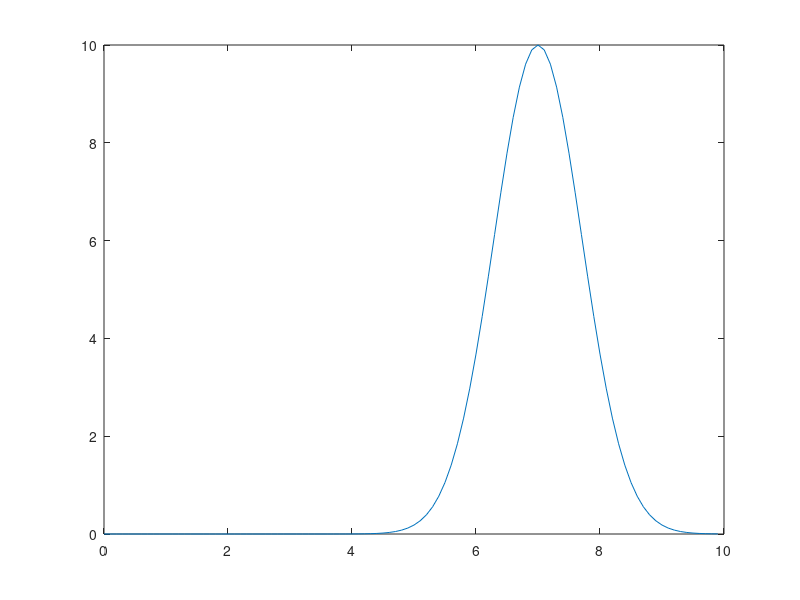
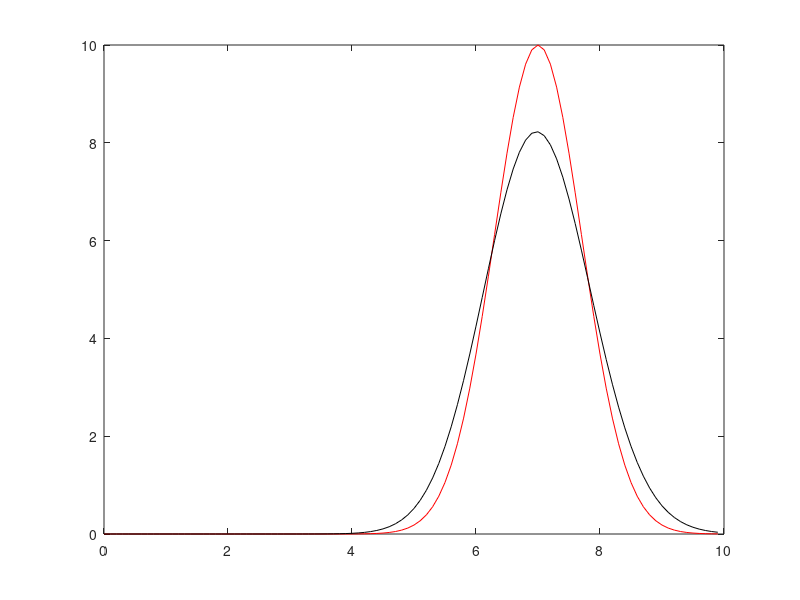
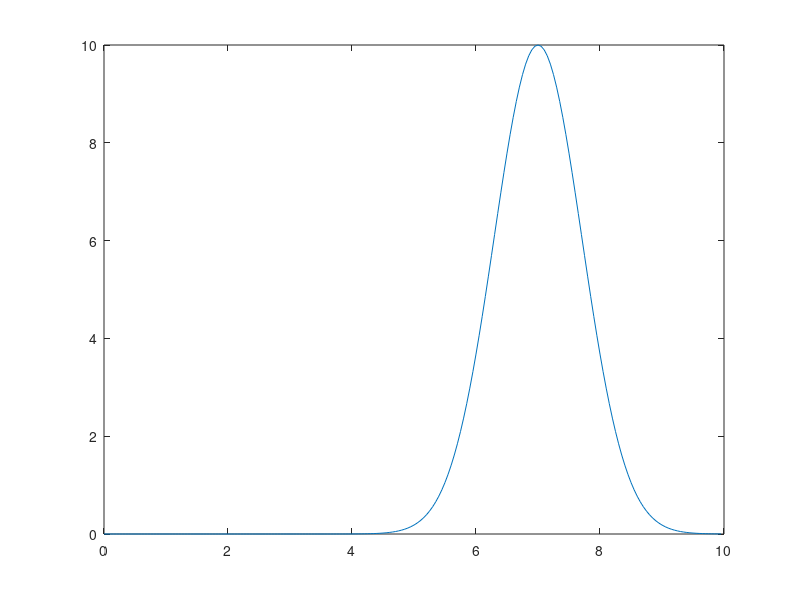
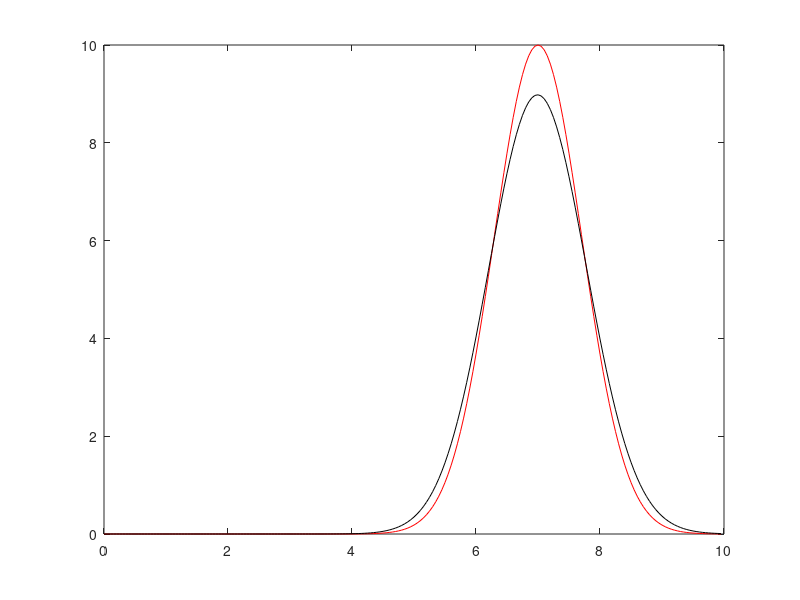

MATLAB code to generate these figures, in order:
clear all
close all
clc
format long

%%%%%%%%%%%%%%%%%%%%%%%%%'Implicit upwind method'%%%%%%%%%%%%%%%%%%%%%%%%

disp '===========N=100,M=100============='
L=10;
N=100;
dx=L/N;
x=[0:dx:L-dx]';
T=2;
M=100;
% M=50;
% M=10;
dt=T/M;
t=[0:dt:T];
a=1;

c0=@(x) 10*exp(-((x-L/2)./(L/10)).^2);
y=@(x,t) c0(x-a*t);

y_exact=y(x,T);

figure(1)
plot(x,y_exact)

landa=a*(dt/dx);
A1=(1+landa)*ones(1,length(x));
A2=-(landa)*ones(1,length(x)-1);
A=diag(A1,0)+diag(A2,-1);

y0=c0(x);
c_old=y0;

for i=1:length(t)-1
    [L U P]=lu(A);
    y=L\(P*c_old);
    c_new=U\y
    c_old=c_new;
end

figure(2)
plot(x,y_exact,'r',x,c_new,'k')

rel_err_inf=norm(abs(y_exact-c_new),inf)./norm(abs(y_exact),inf)
rel_err_2=sqrt(dx)*norm(abs(y_exact-c_new))./norm(abs(y_exact))

disp '===========N=200,M=200============='
L1=10;
N1=200;
dx1=L1/N1;
x1=[0:dx1:L1-dx1]';
T1=2;
M1=200;
% M=50;
% M=10;
dt1=T1/M1;
t1=[0:dt1:T1];
a1=1;

c01=@(x) 10*exp(-((x-L1/2)./(L1/10)).^2);
y1=@(x,t) c01(x-a1*t);

y_exact1=y1(x1,T1);

figure(3)
plot(x1,y_exact1)

landa1=a1*(dt1/dx1);
A3=(1+landa1)*ones(1,length(x1));
A4=-(landa1)*ones(1,length(x1)-1);
A5=diag(A3,0)+diag(A4,-1);

y01=c01(x1);
c_old1=y01;

for i=1:length(t1)-1
    [L U P]=lu(A5);
    y=L\(P*c_old1);
    c_new1=U\y;
    c_old1=c_new1;
end

figure(4)
plot(x1,y_exact1,'r',x1,c_new1,'k')


rel_err_inf1=norm(abs(y_exact1-c_new1),inf)./norm(abs(y_exact1),inf)
rel_err_21=sqrt(dx1)*norm(abs(y_exact1-c_new1))./norm(abs(y_exact1))

p_emp1=-log2(rel_err_inf1/rel_err_inf)
p_emp2=-log2(rel_err_21/rel_err_2)
